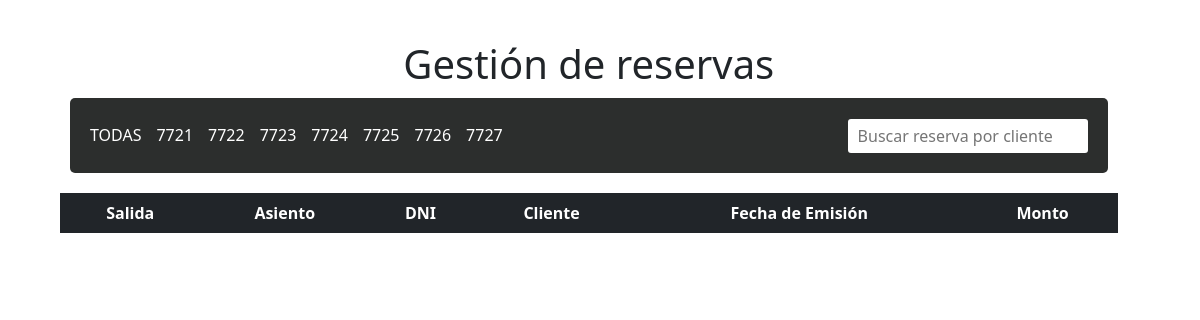
Screenshot of /php/reservas/reservas.php with the database file from the repository.
### tables this page shows
CREATE TABLE `salidas` (
  `id_salida` int(7) NOT NULL,
  `fecha` date DEFAULT NULL,
  `hora` time DEFAULT NULL,
  `origen` varchar(50) DEFAULT NULL,
  `destino` varchar(50) DEFAULT NULL,
  `monto` decimal(8,2) NOT NULL
);

### php/reservas/reservas.php (the view, shortened to what this page needs)
<!DOCTYPE html>
<html lang="en">
<head>
    <link rel="stylesheet" href="../../styles/style.css">
    <link href="https://cdn.jsdelivr.net/npm/bootstrap@5.0.2/dist/css/bootstrap.min.css" rel="stylesheet">
</head>
<body>
    <div class="see-clientes">
        <h1>Gestión de reservas</h1>
        <nav class="nav">
            <ul>
                <li onclick="search();">TODAS</li>
                <?php
                    include'../conexion.php';
                    $sql="SELECT * from salidas";
                    $sql_res=$conexion->query($sql);
                    while ($row=$sql_res->fetch_array()){
                        $id=$row['id_salida'];
                ?>
                        <li onclick="search('<?php echo $id;?>');"><?php echo $id;?></li>
                <?php
                    }
                ?>
            </ul>
            <input type="text" id="tx_cliente" placeholder="Buscar reserva por cliente">
        </nav>
        <table class="table table-striped text-center" id="tabla">
            <thead class="table-dark">
                    <th>Salida</th>
                    <th>Asiento</th>
                    <th>DNI</th>
                    <th>Cliente</th>
                    <th>Fecha de Emisión</th>
                    <th>Monto</th>
            </thead>
        </table>
    </div>
</body>
</html>

### styles/style.css (style rules this page uses)
* { padding: 0;margin: 0; box-sizing: border-box; }
body { padding: 20px 40px; }

### php/reservas/reservas.php (style rules this page uses)
.see-clientes { position: relative; width: 98%; padding: 20px; border-radius:5px; text-align:center; }
.nav { position: relative; display: flex; justify-content: space-between; align-items: center; margin: 10px; padding: 10px 20px; border-radius:5px; color:white; background: #2C2E2D; }
.nav input { width: 15em; padding: 5px 10px; border-radius:3px; border: none; }
.nav ul { position: relative; margin-top: 15px; display:flex; flex-wrap: wrap; gap:15px; list-style:none; align-items: center; justify-content: center; padding: 0; }
.nav li { cursor:pointer; }
table { position: relative; margin-top: 20px; }

### rows the page displays
salidas: id_salida "7721"
salidas: id_salida "7722"
salidas: id_salida "7723"
salidas: id_salida "7724"
salidas: id_salida "7725"
salidas: id_salida "7726"
salidas: id_salida "7727"
